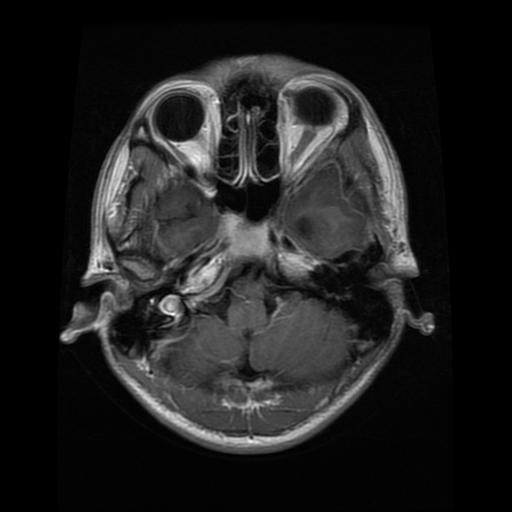
#> input picture Segmentation/archive/brisc2025/classification_task/test/glioma/brisc2025_test_00004_gl_ax_t1.jpg, 512 x 512 px, given in place of input_resized.png, which was not available
$ jupyter execute Pipeline.ipynb   (shell and % lines are left out)
#> lines starting #> are read from the running program, lines starting #| are printed output that depends on the picture; pictures that were not available may be replaced by others from this repository, and a replacement may not be noted
[cell 1]
from google.colab import files
files.upload()
#> the answer given: brisc2025_test_00004_gl_ax_t1.jpg

[cell 2]
# Colab cell: upload an image, then run the pipeline script
from google.colab import files
uploaded = files.upload()  # choose the image file from your local machine
#> the answer given: image.png

# grab the first uploaded filename
img_path = next(iter(uploaded.keys()))
print("Uploaded:", img_path)

# set model paths and output dir
SEG_MODEL = "/content/BTresunetmodel.pth"
CLF_MODEL = "/content/resnet.pth"
OUT_DIR = "/content/pipeline_out"

# call the script via CLI
# after it finishes, list outputs

[cell 3]
# Colab cell: run pipeline, create overlays, show images, print classification + special message
from google.colab import files
from IPython.display import Image, display
import cv2, numpy as np, os, json

# -------- CONFIG (change if needed) --------
SEG_MODEL = "/content/BTresunetmodel.pth"
CLF_MODEL = "/content/resnet.pth"
OUT_DIR = "/content/pipeline_out"
IMG_SIZE = 256
PIPE_SCRIPT = "/content/run_seg_then_classify.py"
# -------------------------------------------

# FIX: Modify run_seg_then_classify.py to handle PyTorch's weights_only default, state_dict key, and detach for numpy
try:
    with open(PIPE_SCRIPT, 'r') as f:
        lines = f.readlines()

    modified_load_args = False
    modified_state_dict_key = False
    modified_detach_numpy = False

    for i, line in enumerate(lines):
        # Patch for weights_only=False in torch.load
        if "seg_state = torch.load(seg_model_path, map_location=device)" in line and "weights_only=False" not in line:
            lines[i] = line.replace(")", ", weights_only=False)")
            modified_load_args = True
        # Patch for extracting model_state_dict
        if "seg_model.load_state_dict(seg_state)" in line and "seg_state['model_state_dict']" not in line:
            lines[i] = line.replace("seg_state)", "seg_state['model_state_dict'])")
            modified_state_dict_key = True
        # Patch for detach().numpy() in GradCAM
        if "cam = (weights * activ).sum(dim=0).cpu().numpy()" in line and ".detach().numpy()" not in line:
            lines[i] = line.replace(".numpy()", ".detach().numpy()")
            modified_detach_numpy = True

    if modified_load_args or modified_state_dict_key or modified_detach_numpy:
        with open(PIPE_SCRIPT, 'w') as f:
            f.writelines(lines)
        print(f"Successfully patched {PIPE_SCRIPT} for model loading and GradCAM compatibility.")
    else:
        print(f"{PIPE_SCRIPT} already patched or lines not found for modification.")

except FileNotFoundError:
    print(f"Error: {PIPE_SCRIPT} not found. Please ensure it's in the /content/ directory.")
except Exception as e:
    print(f"An error occurred while patching {PIPE_SCRIPT}: {e}")

# 1) Upload image
print("Upload one image file (JPG/PNG)...")
uploaded = files.upload()
#> the answer given: image.png
img_path = next(iter(uploaded.keys()))
print("Uploaded:", img_path)

# 2) Run pipeline script (segmentation -> gradcam -> classifier)
print("\nRunning pipeline...")

# 3) Paths to pipeline outputs (expected)
input_resized = os.path.join(OUT_DIR, "input_resized.png")
pred_mask = os.path.join(OUT_DIR, "pred_mask.png")
gradcam = os.path.join(OUT_DIR, "gradcam.png")
stacked = os.path.join(OUT_DIR, "stacked_input.png")
result_txt = os.path.join(OUT_DIR, "result.txt")

# Quick check
for p in [input_resized, pred_mask, gradcam, result_txt]:
    print(p, "->", "FOUND" if os.path.exists(p) else "MISSING")

# 4) Helper: create overlay (image + mask) and (image + gradcam)
def make_mask_overlay(img_path, mask_path, out_path, alpha=0.6, mask_color=(0,255,0)):
    # Read image (resized) and mask (grayscale 0..1 or 0..255)
#> called with img_path = '/content/pipeline_out/input_resized.png', mask_path = '/content/pipeline_out/pred_mask.png', out_path = '/content/pipeline_out/mask_overlay.png', alpha = 0.6, mask_color = (0, 255, 0)
    img = cv2.imread(img_path, cv2.IMREAD_GRAYSCALE)
#> img is the input picture: shape (512, 512); min 0, max 255, mean 31.8
    if img is None:
        raise FileNotFoundError(img_path)
    img_rgb = cv2.cvtColor(img, cv2.COLOR_GRAY2BGR)
    mask = cv2.imread(mask_path, cv2.IMREAD_GRAYSCALE)
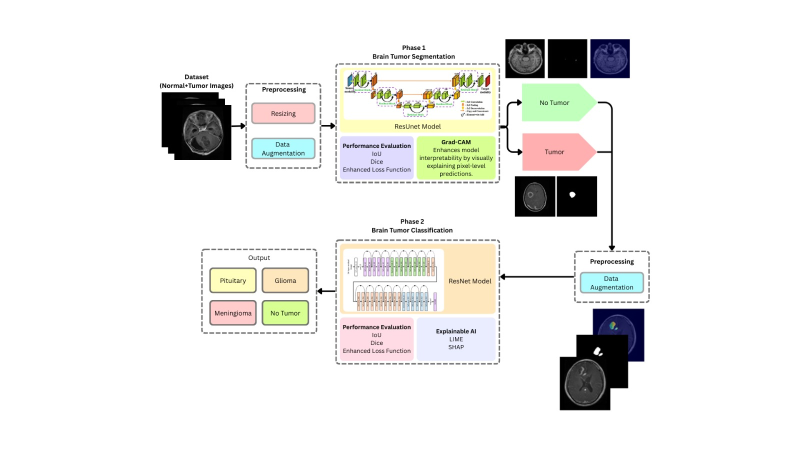
#> input picture image.png, 1600 x 900 px, given in place of pred_mask.png, which was not available (shown at 1/2 size)
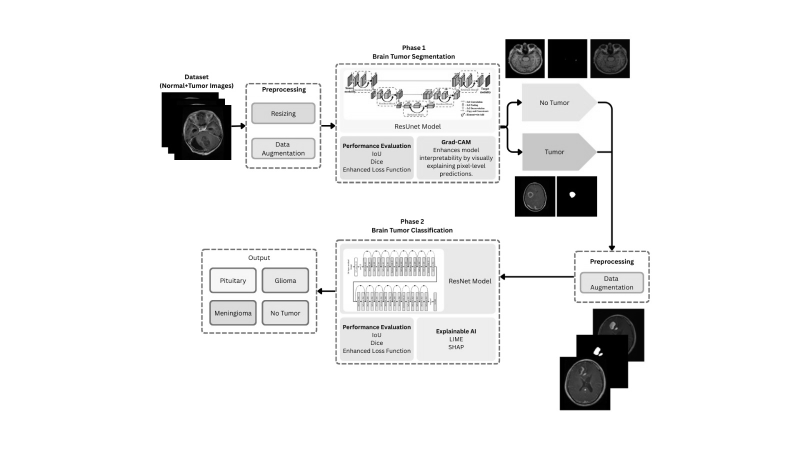
#> mask: shape (900, 1600) (shown at 1/2 size); min 0, max 255, mean 236.3
    if mask is None:
        # build empty mask
        mask = np.zeros_like(img, dtype=np.uint8)
    # normalize mask to 0..1
    if mask.max() > 1:
        mask_n = (mask.astype(float) / 255.0)
    else:
        mask_n = mask.astype(float)
    mask_n = np.clip(mask_n, 0.0, 1.0)
    # colorize mask
    colored = np.zeros_like(img_rgb)
    colored[:,:,0] = (mask_n * mask_color[2]).astype(np.uint8)  # B
    colored[:,:,1] = (mask_n * mask_color[1]).astype(np.uint8)  # G
    colored[:,:,2] = (mask_n * mask_color[0]).astype(np.uint8)  # R
    # overlay
    overlay = cv2.addWeighted(img_rgb.astype(float), 1.0, colored.astype(float), alpha, 0.0)
    overlay = np.clip(overlay, 0, 255).astype(np.uint8)
    cv2.imwrite(out_path, overlay[:,:,::-1])  # save as RGB ordering (cv2 uses BGR)
    return out_path

def make_gradcam_overlay(img_path, gradcam_path, out_path, alpha=0.5):
    # img: grayscale, gradcam: colored or grayscale normalized 0..1 or colored image
#> called with img_path = '/content/pipeline_out/input_resized.png', gradcam_path = '/content/pipeline_out/gradcam.png', alpha = 0.5
    img = cv2.imread(img_path, cv2.IMREAD_GRAYSCALE)
    if img is None:
        raise FileNotFoundError(img_path)
    img_rgb = cv2.cvtColor(img, cv2.COLOR_GRAY2BGR)
    # load gradcam; it may already be a colored jet map or grayscale
    g = cv2.imread(gradcam_path)
#> g is the input picture: shape (900, 1600, 3); mean B, G, R 234.3, 236.6, 236.8
    if g is None:
        # if gradcam missing, build empty
        g = np.zeros_like(img_rgb)
    else:
        # if gradcam has 3 channels (BGR), resize to match
        g = cv2.resize(g, (img_rgb.shape[1], img_rgb.shape[0]))
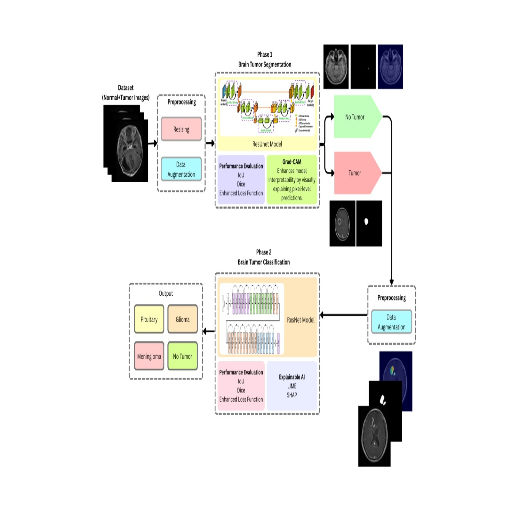
#> g: shape (512, 512, 3); mean B, G, R 234.3, 236.6, 236.7
    # blend: convert both to float and blend
    overlay = cv2.addWeighted(img_rgb.astype(float), 1.0 - alpha, g.astype(float), alpha, 0.0)
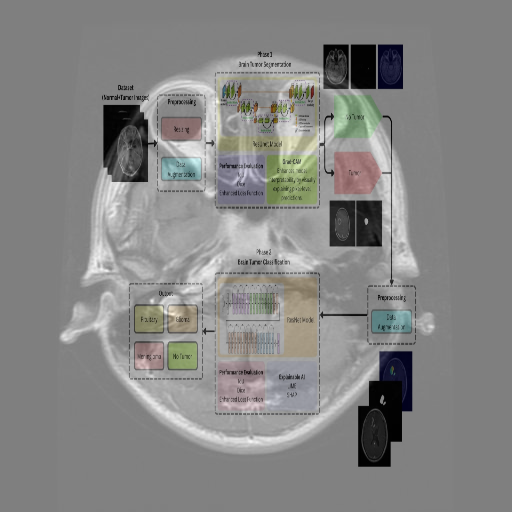
#> overlay: shape (512, 512, 3) float64; mean B, G, R 133.1, 134.2, 134.3
    overlay = np.clip(overlay, 0, 255).astype(np.uint8)
    cv2.imwrite(out_path, overlay[:,:,::-1])
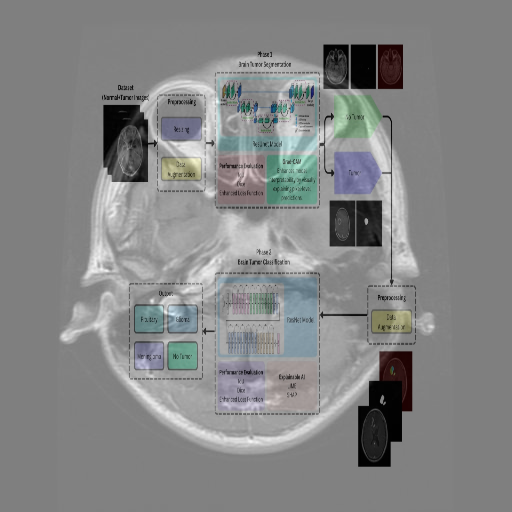
#> saved as gradcam_overlay.png: shape (512, 512, 3); mean B, G, R 134, 133.9, 132.8
    return out_path

# Ensure out dir exists
os.makedirs(OUT_DIR, exist_ok=True)

# produce overlays
mask_overlay_path = os.path.join(OUT_DIR, "mask_overlay.png")
gradcam_overlay_path = os.path.join(OUT_DIR, "gradcam_overlay.png")

try:
    make_mask_overlay(input_resized, pred_mask, mask_overlay_path, alpha=0.6, mask_color=(0,255,0))
    print("Saved mask overlay ->", mask_overlay_path)
except Exception as e:
    print("Failed to create mask overlay:", e)

try:
    make_gradcam_overlay(input_resized, gradcam, gradcam_overlay_path, alpha=0.5)
    print("Saved gradcam overlay ->", gradcam_overlay_path)
except Exception as e:
    print("Failed to create gradcam overlay:", e)

# 5) Display outputs: (original resized, mask, mask_overlay, gradcam, gradcam_overlay)
print("\n--- Visual outputs ---\n")
display(Image(input_resized))
print("Generated mask:")
display(Image(pred_mask))
print("Mask overlay (image + mask):")
display(Image(mask_overlay_path))
print("GradCAM heatmap:")
display(Image(gradcam))
print("GradCAM overlay (image + gradcam):")
display(Image(gradcam_overlay_path))

# 6) Read & print classification result, with special message for no_tumor
print("\n--- Classification result ---\n")
if os.path.exists(result_txt):
    with open(result_txt, "r") as f:
        txt = f.read().strip()
    print(txt)
    # try to parse predicted class name
    # result.txt format from pipeline: lines like "pred_label,1" "pred_class,Meningioma" "confidence,0.92"
    pred_class = None
    for line in txt.splitlines():
        parts = line.split(",")
        if len(parts) >= 2 and parts[0].strip().lower().startswith("pred_class"):
            pred_class = parts[1].strip().lower()
    if pred_class is not None:
        # normalize common variants
        norm = pred_class.replace(" ", "").replace("-", "")
        if norm in ("no_tumor", "no_tumour", "no_tumor"):
            print("\ncongrats on no tumor")
else:
    print("result.txt not found in output dir. Check pipeline logs.")

print("\nAll outputs saved in:", OUT_DIR)
